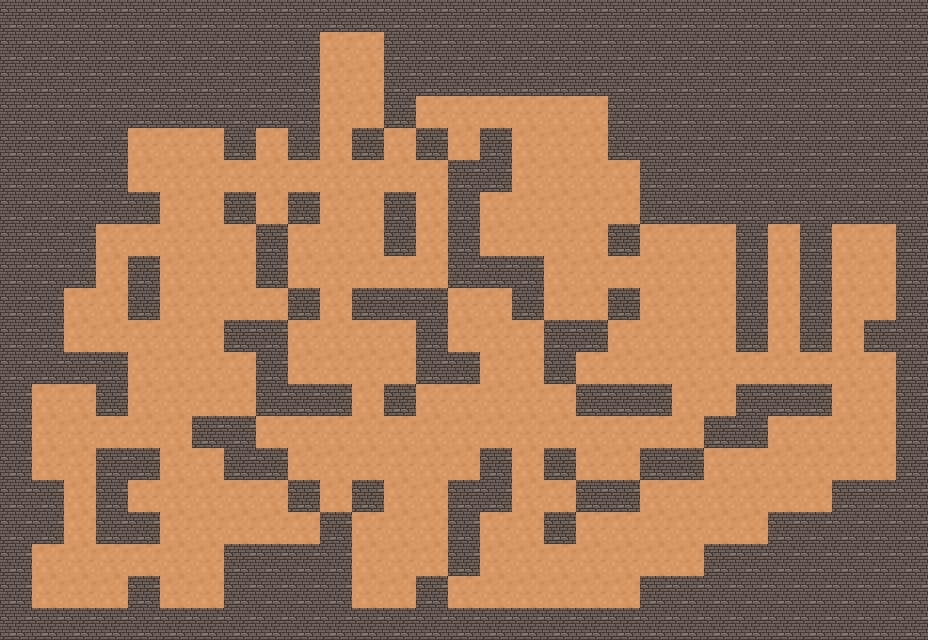

The image is a tile-based game level rendered from a .tmx file. Its description and complete source (layers, tilesets, objects, tile grids) follow:
An orthogonal 29x20 tile map with 32x32 px tiles, 1 tile layer (Прошарок плиток 1).

<map version="1.10" tiledversion="1.10.2" orientation="orthogonal" renderorder="left-up" width="29" height="20" tilewidth="32" tileheight="32" infinite="0" nextlayerid="2" nextobjectid="1">
 <tileset firstgid="1" source="Підлога.tsx" />
 <layer id="1" name="Прошарок плиток 1" width="29" height="20">
  <data encoding="csv">
2,2,2,2,2,2,2,2,2,2,2,2,2,2,2,2,2,2,2,2,2,2,2,2,2,2,2,2,2,
2,2,2,2,2,2,2,2,2,2,1,1,2,2,2,2,2,2,2,2,2,2,2,2,2,2,2,2,2,
2,2,2,2,2,2,2,2,2,2,1,1,2,2,2,2,2,2,2,2,2,2,2,2,2,2,2,2,2,
2,2,2,2,2,2,2,2,2,2,1,1,2,1,1,1,1,1,1,2,2,2,2,2,2,2,2,2,2,
2,2,2,2,1,1,1,2,1,2,1,2,1,2,1,2,1,1,1,2,2,2,2,2,2,2,2,2,2,
2,2,2,2,1,1,1,1,1,1,1,1,1,1,2,2,1,1,1,1,2,2,2,2,2,2,2,2,2,
2,2,2,2,2,1,1,2,1,2,1,1,2,1,2,1,1,1,1,1,2,2,2,2,2,2,2,2,2,
2,2,2,1,1,1,1,1,2,1,1,1,2,1,2,1,1,1,1,2,1,1,1,2,1,2,1,1,2,
2,2,2,1,2,1,1,1,2,1,1,1,1,1,2,2,2,1,1,1,1,1,1,2,1,2,1,1,2,
2,2,1,1,2,1,1,1,1,2,1,2,2,2,1,1,2,1,1,2,1,1,1,2,1,2,1,1,2,
2,2,1,1,1,1,1,2,2,1,1,1,1,2,1,1,1,2,2,1,1,1,1,2,1,2,1,2,2,
2,2,2,2,1,1,1,1,2,1,1,1,1,2,2,1,1,2,1,1,1,1,1,1,1,1,1,1,2,
2,1,1,2,1,1,1,1,2,2,2,1,2,1,1,1,1,1,2,2,2,1,1,2,2,2,1,1,2,
2,1,1,1,1,1,2,2,1,1,1,1,1,1,1,1,1,1,1,1,1,1,2,2,1,1,1,1,2,
2,1,1,2,2,1,1,2,2,1,1,1,1,1,1,2,1,2,1,1,2,2,1,1,1,1,1,1,2,
2,2,1,2,1,1,1,1,1,2,1,2,1,1,2,2,1,1,2,2,1,1,1,1,1,1,2,2,2,
2,2,1,2,2,1,1,1,1,1,2,1,1,1,2,1,1,2,1,1,1,1,1,1,2,2,2,2,2,
2,1,1,1,1,1,1,2,2,2,2,1,1,1,2,1,1,1,1,1,1,1,2,2,2,2,2,2,2,
2,1,1,1,2,1,1,2,2,2,2,1,1,2,1,1,1,1,1,1,2,2,2,2,2,2,2,2,2,
2,2,2,2,2,2,2,2,2,2,2,2,2,2,2,2,2,2,2,2,2,2,2,2,2,2,2,2,2
</data>
 </layer>
</map>
